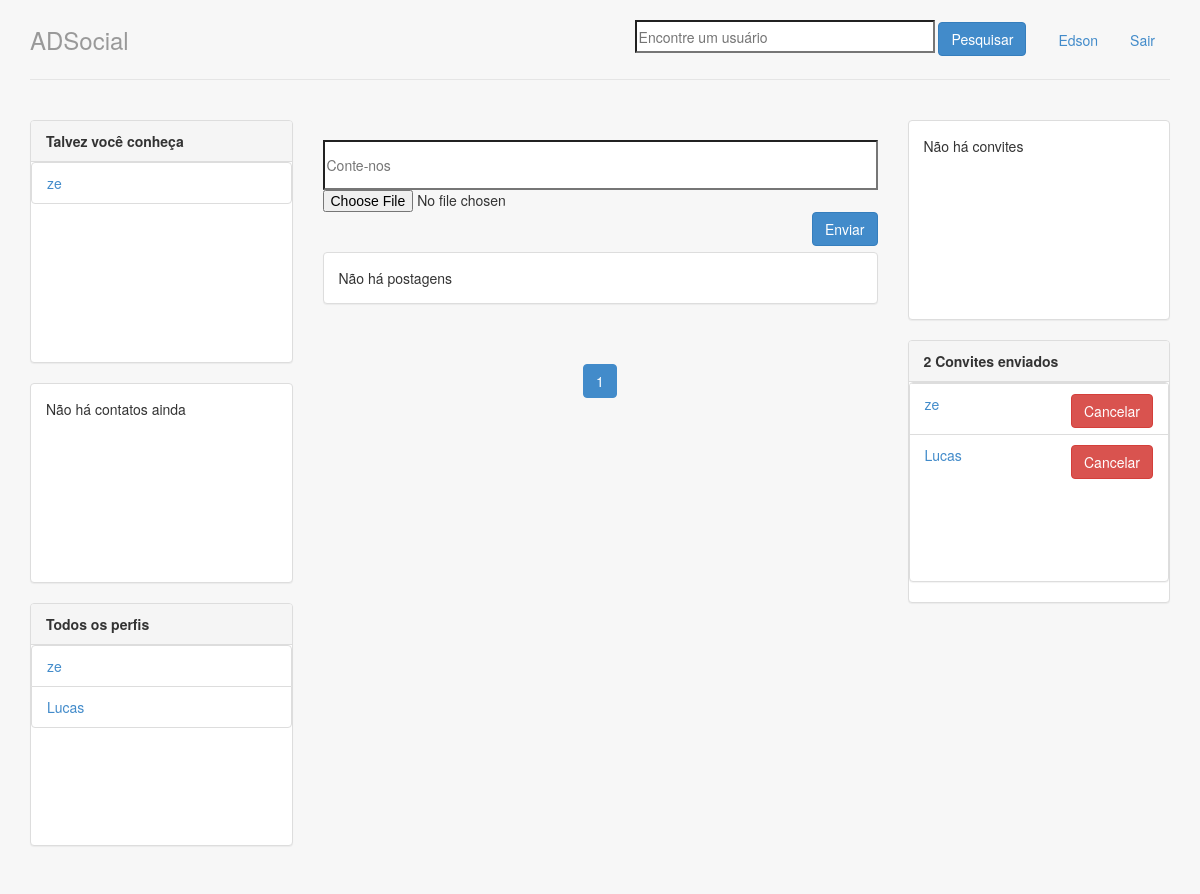
Page / (signed in) on the earlier database version.
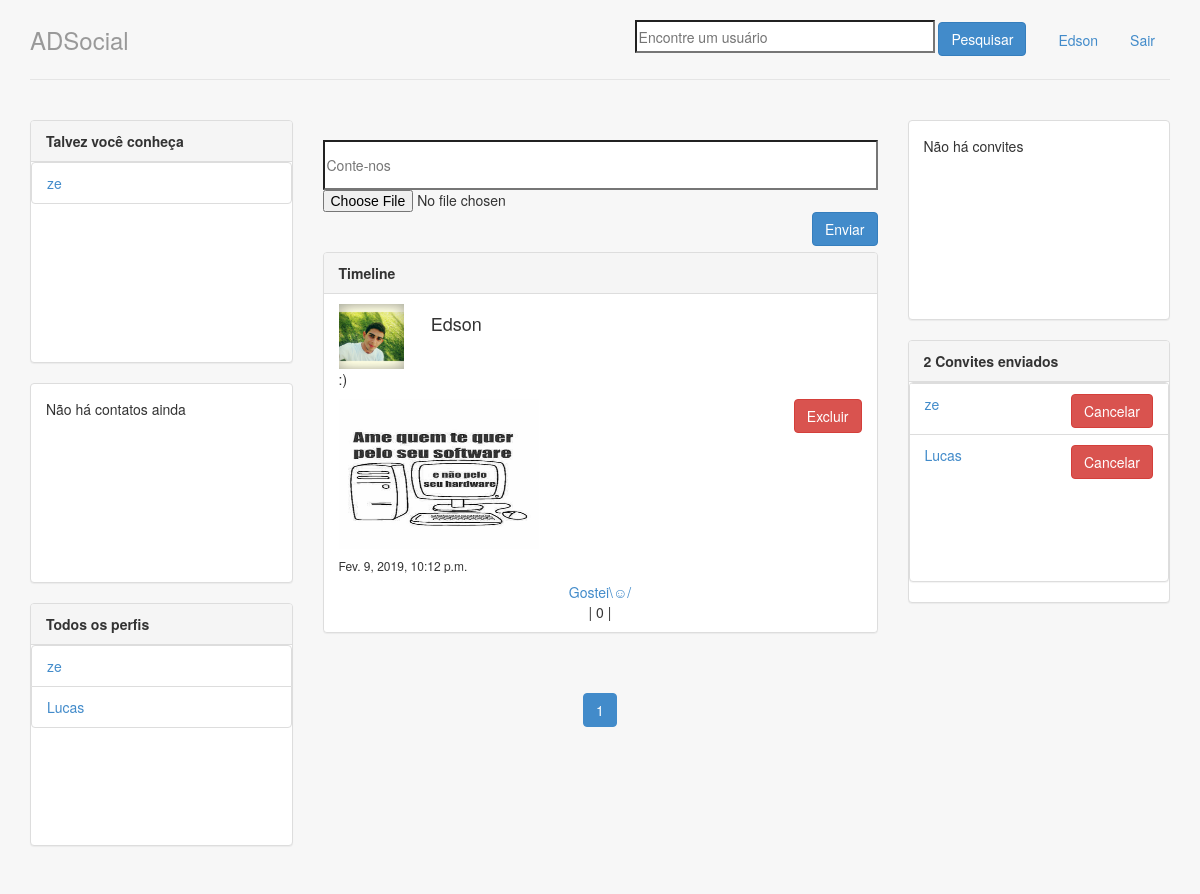
Same page on the later database version.
### perfis/models.py (models this page shows, shortened)
class Perfil(models.Model):
    nome = models.CharField(max_length=255, null=False)
    telefone = models.CharField(max_length=15, null=False)
    nome_empresa = models.CharField(max_length=255, null=False)
    contatos = models.ManyToManyField('self', related_name = 'meus_contatos')
    contatos_bloqueados = models.ManyToManyField('self', related_name = 'meus_contatos_bloqueados', symmetrical=False, through='Bloqueio')
    usuario = models.OneToOneField(User, related_name="perfil", on_delete = models.CASCADE)
    justificativa = models.CharField(max_length=400)
    foto_perfil = models.ImageField(upload_to='perfil', null=True, blank = True)
    @property
    def superuser(self):
        return self.usuario.is_superuser
    @property
    def meus_bloqueios(self):
        bloqueio = Bloqueio.objects.filter(bloqueador=self)
        return bloqueio
    def bloqueados(self):
        lista_bloqueados = []
        for i in self.meus_bloqueios:
            lista_bloqueados.append(i.bloqueado)
        return lista_bloqueados
    def contatos_nao_bloqueados(self):
        perfis_nao_bloqueados = []
        perfis_me_bloquearam = Bloqueio.objects.filter(bloqueado=self)
        ids_perfis_me_bloquearam = []
        for perfil in perfis_me_bloquearam:
            ids_perfis_me_bloquearam.append(perfil.bloqueador.id)
        for i in Perfil.objects.all():
            if i.id not in ids_perfis_me_bloquearam and i not in self.meus_bloqueios.all():
                perfis_nao_bloqueados.append(i)
        return perfis_nao_bloqueados
    def __str__(self):
        return self.nome

class Convite(models.Model):
    solicitante = models.ForeignKey(Perfil,on_delete=models.CASCADE,related_name='convites_feitos' )
    convidado = models.ForeignKey(Perfil, on_delete= models.CASCADE, related_name='convites_recebidos')

class Postagem(models.Model):
    dono = models.ForeignKey(Perfil, on_delete=models.CASCADE, related_name='minhas_postagens')
    texto = models.CharField(max_length=400, null=False)
    imagem_postagem = models.ImageField(upload_to='timeline_fotos', null=True, blank = True)
    data_publicacao = models.DateTimeField(auto_now_add=True)
    class Meta:
        ordering = ['-data_publicacao']
    def __str__(self):
        return self.texto
    @property
    def curtidas(self):
        lista_curtidas = []
        for i in self.minhas_curtidas.all():
            lista_curtidas.append(i.curtidor.id)
        return lista_curtidas
    @property
    def total_curtidas(self):
        curtidas = Curtida.objects.filter(post=self).exists()
        if curtidas:
            return Curtida.objects.filter(post=self).count
        return 0

### perfis/views.py (the view)
# urls.py: path('', views.index,name='index'),
@transaction.atomic
@login_required
def index(request):
    form = PostForm()
    perfil_logado = Perfil.objects.get(id=request.user.perfil.id)
    perfis_nao_bloqueados = perfil_logado.contatos_nao_bloqueados
    page = request.GET.get("page", 1)
    paginator = Paginator(perfil_logado.minha_timeline.get_timeline(), 10)
    total = paginator.count
    try:
        timeline = paginator.page(page)
    except InvalidPage:
        timeline = paginator.page(1)
    contexto = {
        'perfis': perfis_nao_bloqueados,
        'perfil_logado': get_perfil_logado(request),
        'form': form,
        'timeline': timeline
    }
    return render(request, 'index.html', contexto)

### perfis/forms.py
class PostForm(forms.Form):
	texto = forms.CharField(required=True)
	imagem_postagem = forms.FileField(required=False)

### perfis/views.py (called while the page is built)
@login_required
def get_perfil_logado(request):
    return request.user.perfil

### timeline/models.py (called while the page is built)
    def get_timeline(self):
        lista_postagens = []
        postagens_ordenadas = Postagem.objects.all()
        for i in postagens_ordenadas:
            if i.dono in self.perfil.contatos.all() or i.dono.id == self.perfil.id:
                lista_postagens.append(i)
        return lista_postagens

### perfis/templates/index.html (shortened to what this page needs)
{% extends 'base.html' %}
{% block body %}
<div class="row">
    <div class="col-lg-3">
        <div class="panel panel-default">
            <div class="panel-heading">
                <strong>Talvez você conheça</strong>
            </div>
            {% if perfis %}
            <div style="overflow-y: scroll; height: 200px;">
                <ul class="list-group">
                    {% for perfil in perfis %}
                    {% if perfil.nome != perfil_logado.nome and perfil not in perfil_logado.contatos.all and perfil not in perfil_logado.bloqueados %}
                    <li class="list-group-item">
                        <a href="{% url 'exibir' perfil.id %}">{{ perfil.nome }}</a>
                    </li>
                    {% endif %}
                {% endfor %}
                </ul>
                {% else %}
                <p>Não há perfis cadastrados</p>
                {% endif %}
            </div>
        </div>
        <div
            class="panel panel-default"
            style="overflow-y: scroll; height: 200px;"
        >
            {% with total=perfil_logado.contatos.count %}
            {% if total %}
            <div class="panel-heading">
                <strong>
                    {{ total }}
                    Contato{{ total|pluralize }}
                </strong>
            </div>
            <ul class="list-group">
                <nav>
                    {% for perfil in perfil_logado.contatos.all %}
                    <li class="list-group-item">
                        <p>
                            <a href="{% url 'exibir' perfil.id %}">{{ perfil }}</a>
                            <a class="btn btn-danger pull-right" href="{% url 'desfazer' perfil.id %}">Desfazer amizade</a>
                        </p>
                    </li>
                {% endfor %}
                </nav>
            </ul>
            {% else %}
            <div class="panel-body">Não há contatos ainda</div>
            {% endif %}
            {% endwith %}
        </div>
        {% if perfil_logado.superuser %}
        <div class="panel panel-default">
            <div class="panel-heading">
                <strong>Todos os perfis</strong>
            </div>
            {% if perfis %}
            <div style="overflow-y: scroll; height: 200px;">
                <ul class="list-group">
                    {% for perfil in perfis %}
                    {% if perfil.nome != perfil_logado.nome %}
                    <li class="list-group-item">
                        <a href="{% url 'exibir' perfil.id %}">{{ perfil.nome }}</a>
                    </li>
                    {% endif %}
                {% endfor %}
                </ul>
                {% else %}
                <p>Não há perfis cadastrados</p>
                {% endif %}
            </div>
        </div>
        {% endif %}
    </div>
    <div class="col-lg-6">
        <br>
        <form name = "form" enctype = "multipart/form-data" action="{% url 'postar' %}" method = "POST" >
                <input
                    name="texto"
                    id="id_postagem"
                    required="required"
                    placeholder="Conte-nos"
                    style="min-width: 555px; min-height: 50px; max-width: 550px; max-height: 50px;">
                <input type = "file" style = "margin-left:0%;" placeholder = "Picture" name = "imagem_postagem"/>
                <button class="btn btn-primary pull-right" type = "submit" value = "upload" >Enviar</button>
            </form>
        <br>
        <br>
        <div class="panel panel-default">
            {% with total=timeline.count %}
            {% if timeline %}
            <div class="panel-heading">
                <strong>
                    Timeline
                </strong>
            </div>
            <ul class="list-group">
                {% for postagem in timeline %}
                <li class="list-group-item">
                    <div class="row">
                    <div class="col-lg-2">
                    {% if postagem.dono.foto_perfil %}
                        <img src="{{ postagem.dono.foto_perfil.url }}" style="width:65px; height:65px">
                    {% else %}
                        <img src="/static/img/photo.jpg" style="width:40px; height:50px">
                    {% endif %}
                    </div>
                    <div class="col-lg-10">
                        <h4>{{ postagem.dono }}</h4>
                    </div>
                </div>
                    <p>{{ postagem }}</p>
                    {% if postagem.imagem_postagem %}
                        <img src="{{ postagem.imagem_postagem.url }}" style="width:200px; height:150px">
                    {% endif %}
                    {% if postagem.dono.id == perfil_logado.id %}
                    <button class="btn btn-danger pull-right btn-confirm">Excluir</button>
                    {% endif %}
                    <h6>{{postagem.data_publicacao}}</h6>
                    {% if perfil_logado.id not in postagem.curtidas %}
                       <center> <a href="{% url 'curtir' postagem.id %}">Gostei\☺/</a></center>
                    {% else %}
                        <center><a href="{% url 'descurtir' postagem.id %}">Não gostei ☹</a></center>
                    {% endif %}
                        <center>| {{ postagem.total_curtidas }} |</center>
                {% endfor %}
            </ul>
            {% else %}
            <div class="panel-body">Não há postagens</div>
            {% endif %}
            {% endwith %}
        </div>
        <div class="content"  style="text-align:center;">
            <div class="pagination">
                {% for i in timeline.paginator.page_range %}
                    {% if timeline.number == i %}
                        <li class="page-item active">
                            <a
                                class="page-link"
                                href="?page={{ timeline.i }}{{i}}"
                            >{{ i }}</a>
                        </li>
                    {% endif %}
                    {% endfor %}
                </div>
            </div>
    </div>
    <div class="col-lg-3">
        <aside>
            <div
                class="panel panel-default"
                style="overflow-y: scroll; height: 200px;"
            >
                <div>
                    {% with total=perfil_logado.convites_recebidos.count %}
                    {% if total %}
                    <div class="panel-heading">
                        <strong>
                            {{ total }}
                            Convite{{ total|pluralize }} aguardando sua aprovação
                        </strong>
                    </div>
                    <ul class="list-group">
                        {% for convite in perfil_logado.convites_recebidos.all %}
                        <li class="list-group-item">
                            <p>
                                <a href="{% url 'exibir' convite.solicitante.id %}">{{convite.solicitante.nome}}</a>
                                <a
                                    class="btn btn-danger pull-right"
                                    href="{% url 'recusar' convite.id %}">recusar
                                </a>
                                <a
                                    class="btn btn-primary pull-right"
                                    href="{% url 'aceitar' convite.id %}">aceitar
                                </a>
                            </p>
                        </li>
                        {% endfor %}
                    </ul>
                    {% else %}
                    <div class="panel-body">Não há convites</div>
                    {% endif %}
                    {% endwith %}
                </div>
            </div>
            <div class="panel panel-default">
                {% with total=perfil_logado.convites_feitos.count %}
                {% if total %}
                <div class="panel-heading">
                    <strong>
                        {{ total }}
                        Convite{{ total|pluralize }} enviado{{ total|pluralize }}
                    </strong>
                </div>
                <div
                    class="panel panel-default"
                    style="overflow-y: scroll; height: 200px;"
                >
                    <ul class="list-group">
                        {% for convite in perfil_logado.convites_feitos.all %}
                        <li class="list-group-item">
                            <p>
                                <a href="{% url 'exibir' convite.convidado.id %}">{{convite.convidado.nome}}</a>
                                <a
                                    class="btn btn-danger pull-right"
                                    href="{% url 'recusar' convite.id %}"
                                >Cancelar</a>
                            </p>
                        </li>
                        {% endfor %}
                    </ul>
                    {% else %}
                    <div class="panel-body">Não há convites</div>
                    {% endif %}
                {% endwith %}
                </div>
            </div>
        </aside>
    </div>
</div>
{% endblock %}

### perfis/templates/base.html (shortened to what this page needs)
{% load staticfiles %}
<!doctype html>
<html lang="pt-br">
<head>
	<link rel="stylesheet" href="{% static 'styles/bootstrap.css' %}">
	<link rel="stylesheet" href="{% static 'styles/main.css' %}">
</head>
<body>
	<div class="container">
		<div class="header">
			{% if request.user.perfil %}
			<ul class="nav nav-pills pull-right">
				<li>
					<div class="container">
						<form class="form-signin" method="post" action="{% url 'pesquisar' %}">
							<input name="nome" id="nome_id" required placeholder="Encontre um usuário" style="min-height: 33px; min-width: 300px;">
							<button class="btn btn-primary" type="submit">Pesquisar</button>
						</form>
					</div>
				</li>
				<li><a href="{% url 'meu_perfil' %}">{{ perfil_logado.nome }}</a></li>
				<li><a href="/logout/">Sair</a></li>
			</ul>
			<a href="{% url 'index' %}" style="text-decoration:#428bca">
				<h3 class="text-muted">ADSocial</h3>
			</a>
			{% else %}
			<h3 class="text-muted">ADSocial</h3>
			{% endif %}
		</div>
		<div class="row content">
			{% block body %}
			{% endblock %}
		</div>
	</div>
</body>
</html>

### perfis/static/styles/main.css (style rules this page uses)
body { padding-top: 20px; padding-bottom: 20px; background-color: rgb(247, 247, 247) }
.header, .content, .footer { padding-left: 15px; padding-right: 15px; }
.header { border-bottom: 1px solid #e5e5e5; }
.header h3 { margin-top: 0; margin-bottom: 0; line-height: 40px; padding-bottom: 19px; }
.content { margin: 40px 0; }
@media screen and (min-width: 768px) { .header, .content, .footer { padding-left: 0; padding-right: 0; } }
@media screen and (min-width: 768px) { .header { margin-bottom: 30px; } }

Differences in the rows shown:
added Postagem: dono.foto_perfil (picture), dono "Edson", texto ":)", imagem_postagem (picture), shows "Excluir", data_publicacao "Fev. 9, 2019, 10:12 p.m.", shows "Gostei\\☺/", total_curtidas "0"
Other differences:
text no longer shown: "Não há postagens"
text now shown: "Timeline"
